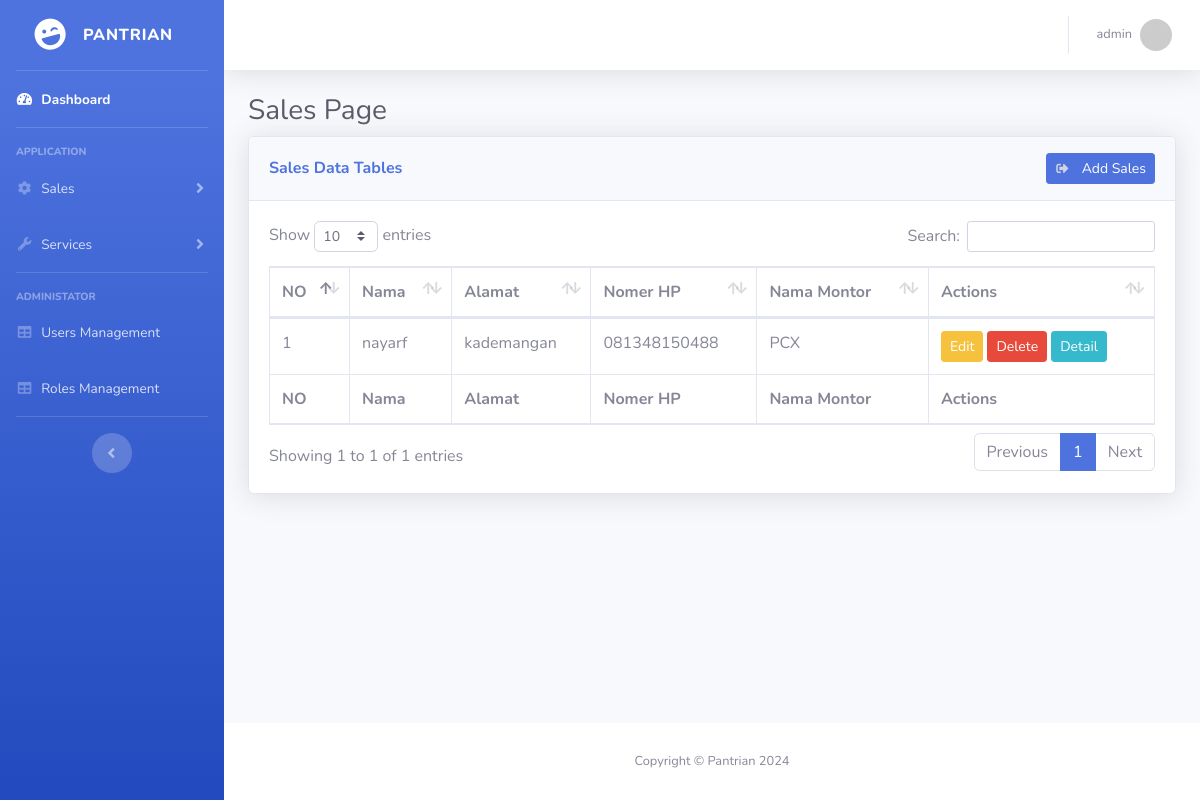
The page /pages/sales.php (signed in) on the database its author committed.
### tables this page shows
CREATE TABLE `sales` (
  `id` int NOT NULL,
  `name` text NOT NULL,
  `montor_id` int NOT NULL,
  `user_id` int DEFAULT NULL,
  `payment` text NOT NULL,
  `nomerhp` varchar(20) NOT NULL,
  `alamat` text NOT NULL,
  `status` int NOT NULL,
  `created_at` datetime NOT NULL DEFAULT CURRENT_TIMESTAMP ON UPDATE CURRENT_TIMESTAMP
);

CREATE TABLE `montors` (
  `id` int NOT NULL,
  `mtr_name` text NOT NULL,
  `brand_id` int NOT NULL,
  `img` text NOT NULL,
  `harga` varchar(255) NOT NULL,
  `deskripsi` text NOT NULL
);

### pages/access.php (called while the page is built)
<?php
    function checkAccessPage($db, $accesid, $redirectpage) {
        if ($_SESSION['user']['role_id'] != '') {
            $sql = "SELECT * FROM role_permission WHERE role_id = ".$_SESSION['user']['role_id'];
            $result = mysqli_query($db, $sql);
            $perm = [];
            while ($data = mysqli_fetch_assoc($result)) {
                $perm[] = $data['perm_id'];
            }
            $re  = in_array($accesid, $perm);
            if ($re == false) {
                if ($redirectpage != '') {
                    header('Location: ' . $redirectpage);
                } else {
                    return false;
                }
                return false;
            } else {
                return true;
            }
        }
    }
?>

### pages/sales.php (the view, shortened to what this page needs)
<?php
    $title = "Sales Page";
    require_once("../layout/header.php");
    require_once("../db.php");
    require_once("./access.php");
    function getSales() {
        global $db;
        $sql = "SELECT sales.*, montors.mtr_name as montor_name FROM sales JOIN montors ON sales.montor_id = montors.id";
        $result = mysqli_query($db, $sql);
        $sales = [];
        if (mysqli_num_rows($result) > 0) {
            while($row = mysqli_fetch_assoc($result)) {
                $sales[] = $row;
            }
        }
        return $sales;
    }
    function btnAddPermision() {
        global $db;
        if (checkAccessPage($db , 15 , '')) {
            return '
                <button class="btn btn-primary btn-sm" data-toggle="modal" data-target="#addModal">
                    <i class="fas fa-sign-out-alt fa-sm fa-fw mr-2 text-gray-400"></i>
                    Add Sales
                </button>
            ';
        } else {
            return "";
        }
    }
    function btnEditPermision($sale) {
        global $db;
        if (checkAccessPage($db , 16 , '')) {
            return "
            <button class='btn btn-warning btn-sm' data-toggle='modal' data-target='#editModal'
                data-id='{$sale['id']}'
                data-name='{$sale['name']}'
                data-alamat='{$sale['alamat']}'
                data-montor_id='{$sale['montor_id']}'
                data-nomerhp='{$sale['nomerhp']}'
                data-payment='{$sale['payment']}'
                data-status='{$sale['status']}'
                >
                Edit
            </button>
            ";
        }
    }
    function btnDeletePermision($sale) {
        global $db;
        if (checkAccessPage($db , 17 , '')) {
            return "
            <button class='btn btn-danger btn-sm' data-toggle='modal' data-target='#deleteModal'
                data-id='{$sale['id']}'
                data-name='{$sale['name']}'>
                Delete
            </button>
            ";
        }
    }
?>
    <div id="wrapper">
        <?php require_once("../layout/sidebar.php"); ?>
        <div id="content-wrapper" class="d-flex flex-column">
            <div id="content">
                <?php  require_once("../layout/topbar.php"); ?>
                <div class="container-fluid">
                    <h1 class="h3 mb-2 text-gray-800"><?= $title ?></h1>
                    <div class="card shadow mb-4">
                        <div class="card-header py-3 d-flex justify-content-between">
                            <h6 class="m-0 my-auto font-weight-bold text-primary ">Sales Data Tables</h6>
                            <?= btnAddPermision() ?>
                        </div>
                        <div class="card-body">
                            <div class="table-responsive">
                                <table class="table table-bordered" id="dataTable" width="100%" cellspacing="0">
                                    <thead>
                                        <tr>
                                            <th>NO</th>
                                            <th>Nama</th>
                                            <th>Alamat</th>
                                            <th>Nomer HP</th>
                                            <th>Nama Montor</th>
                                            <th>Actions</th>
                                        </tr>
                                    </thead>
                                    <tfoot>
                                        <tr>
                                            <th>NO</th>
                                            <th>Nama</th>
                                            <th>Alamat</th>
                                            <th>Nomer HP</th>
                                            <th>Nama Montor</th>
                                            <th>Actions</th>
                                        </tr>
                                    </tfoot>
                                    <tbody>
                                        <?php
                                            $no = 1;
                                            $sales = getSales();
                                            foreach($sales as $sale) {
                                                echo "<tr>";
                                                echo "<td>{$no}</td>";
                                                echo "<td>{$sale['name']}</td>";
                                                echo "<td>{$sale['alamat']}</td>";
                                                echo "<td>{$sale['nomerhp']}</td>";
                                                echo "<td>{$sale['montor_name']}</td>";
                                                echo "<td>
                                                        ".btnEditPermision($sale)."
                                                        ".btnDeletePermision($sale)."
                                                        <button class='btn btn-info btn-sm' data-toggle='modal' data-target='#detailModal'
                                                        data-id='{$sale['id']}'
                                                        data-name='{$sale['montor_name']}'
                                                        data-alamat='{$sale['alamat']}'
                                                        data-nomerhp='{$sale['nomerhp']}'
                                                        data-montor_id='{$sale['montor_id']}'
                                                        data-payment='{$sale['payment']}'
                                                        data-status='{$sale['status']}'
                                                        >
                                                        Detail
                                                        </button>
                                                    </td>";
                                                echo "</tr>";
                                                $no++;
                                            }
                                        ?>
                                    </tbody>
                                </table>
                            </div>
                        </div>
                    </div>
                </div>
            </div>
            <?php require_once("../layout/bottombar.php"); ?>
        </div>
        </div>
    <?php
        require_once("../layout/footer.php");
    ?>

### rows shown on the page
sales: name "nayarf", alamat "kademangan", nomerhp "081348150488", montor.mtr_name "PCX"

### other values the page prints
$_SESSION['user']['username'] "admin"
$title "Sales Page"
